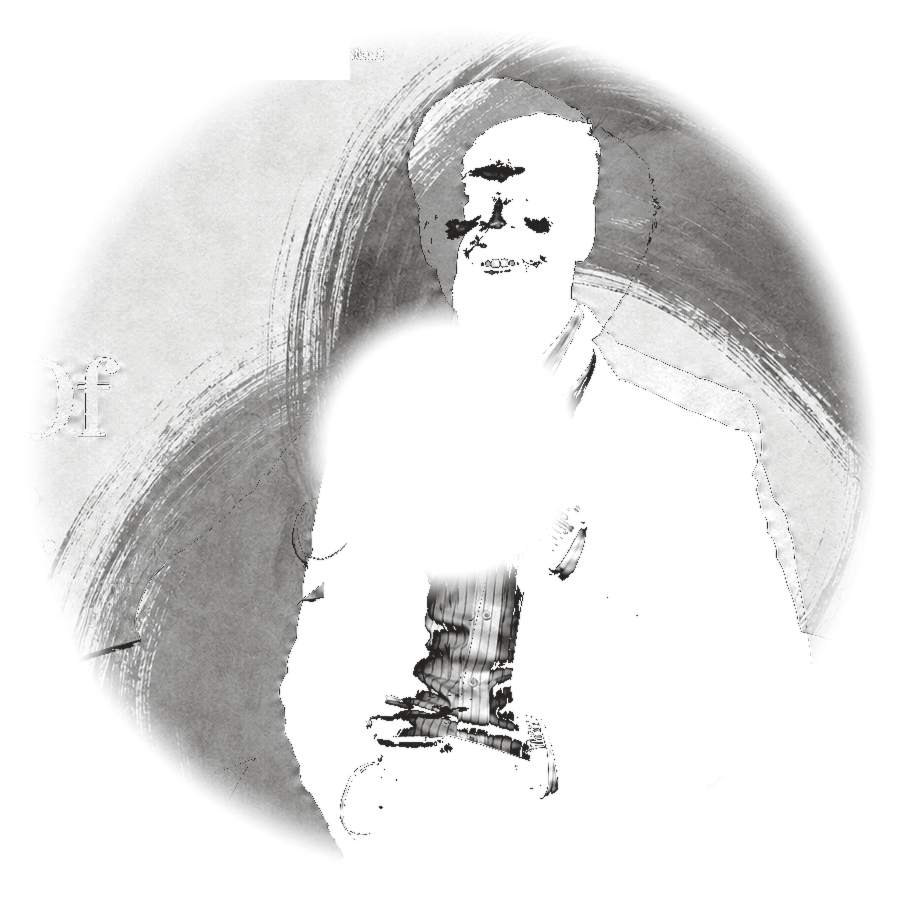
#> input picture src/features/dipak-hero/assets/brush-halo.png, 1800 x 1800 px, found by its file name (shown at 1/2 size)
$ python prepare-hero-assets.py
#> lines starting #> are read from the running program, lines starting #| are printed output that depends on the picture; after the words box and inside, x2 and y2 are one past the last pixel; in counts of white or black regions, pixels touching at a corner belong together
"""
Dipak Vishwakarma Hero — Precision Asset & Registration Pipeline
================================================================
Extracts clean Ensō mask from original master brush asset, generates
trimmed desktop and art-directed mobile cutouts, computes exact mathematical
registration parameters, and outputs hero-composition.json for runtime rendering.
"""

import os
import sys
import json
import numpy as np
from PIL import Image

def smoothstep(edge0, edge1, x):
    x = np.clip((x - edge0) / (edge1 - edge0), 0.0, 1.0)
    return x * x * (3.0 - 2.0 * x)

def process_enso_mask():
    print(">>> Extracting Clean Enso Mask from Original Brush Asset...")
    src_path = "original_brush_halo.png"
    if not os.path.exists(src_path):
        src_path = "src/features/dipak-hero/assets/brush-halo.png"

    img = Image.open(src_path).convert("RGBA")
#> img is the input picture: PIL image 1800x1800 RGBA; mean R, G, B, A 15.5, 15, 13.6, 33.3
    arr = np.array(img, dtype=np.float32)
    H, W, _ = arr.shape
#> H = 1800; W = 1800

    # 1. Source alpha and rgb
    rgb = arr[:, :, :3]
    alpha = arr[:, :, 3]

    # Linear luminance of RGB
    srgb_norm = rgb / 255.0
    lin_rgb = np.where(srgb_norm <= 0.04045, srgb_norm / 12.92, ((srgb_norm + 0.055) / 1.055) ** 2.4)
    lin_lum = 0.2126 * lin_rgb[:, :, 0] + 0.7152 * lin_rgb[:, :, 1] + 0.0722 * lin_rgb[:, :, 2]

    # Darkness relative to white background
    darkness = 1.0 - lin_lum

    # If source already has a clean natural alpha channel, combine darkness with alpha
    if alpha.max() > 0:
        alpha_norm = alpha / 255.0
        # Preserve authentic charcoal texture & dry bristles
        out_alpha = np.clip(alpha_norm * 1.15, 0.0, 1.0)
    else:
        # Darkness to alpha conversion via smoothstep
        out_alpha = smoothstep(0.04, 0.85, darkness)

    # Zero perimeter borders (5px) to guarantee zero bounding-box artifacts
    out_alpha[:5, :] = 0.0
    out_alpha[-5:, :] = 0.0
    out_alpha[:, :5] = 0.0
    out_alpha[:, -5:] = 0.0

    # Crop to content bbox with 2% margin
    non_zero = out_alpha > 0.02
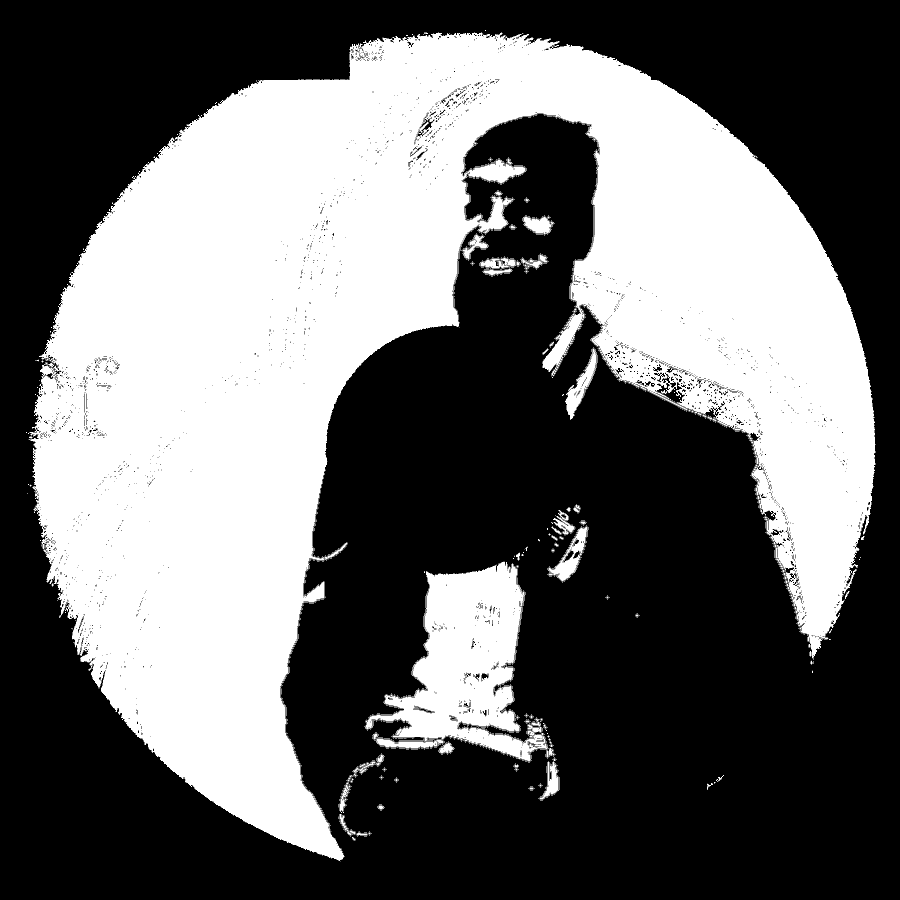
#> non_zero: shape (1800, 1800) bool (shown at 1/2 size); 40.6% white; 1211 white regions (1138 under 20 px), largest, box (x1, y1, x2, y2) and area: (57, 65, 1751, 1723) 1225959, (730, 1123, 1096, 1523) 70244, (1096, 1053, 1176, 1163) 2854
    rows = np.any(non_zero, axis=1)
    cols = np.any(non_zero, axis=0)
    y_min, y_max = np.where(rows)[0][[0, -1]]
#> y_min = 60; y_max = 1722
    x_min, x_max = np.where(cols)[0][[0, -1]]
#> x_min = 52; x_max = 1750

    w_box = x_max - x_min
#> w_box = 1698
    h_box = y_max - y_min
#> h_box = 1662
    pad_x = int(w_box * 0.02)
#> pad_x = 33
    pad_y = int(h_box * 0.02)
#> pad_y = 33

    y1 = max(0, y_min - pad_y)
#> y1 = 27
    y2 = min(H, y_max + pad_y + 1)
#> y2 = 1756
    x1 = max(0, x_min - pad_x)
#> x1 = 19
    x2 = min(W, x_max + pad_x + 1)
#> x2 = 1784

    cropped_alpha = out_alpha[y1:y2, x1:x2]

    # Create clean grayscale mask (White with alpha transparency)
    mask_arr = np.zeros((cropped_alpha.shape[0], cropped_alpha.shape[1], 4), dtype=np.uint8)
    mask_arr[:, :, :3] = 17 # Pure dark ink color
    mask_arr[:, :, 3] = (cropped_alpha * 255.0).astype(np.uint8)

    mask_img = Image.fromarray(mask_arr, "RGBA")

    # Resize to standardized square 1600x1600
    mask_1600 = mask_img.resize((1600, 1600), Image.Resampling.LANCZOS)

    # Quantize palette for optimal file size (< 250 KB)
    quantized_mask = mask_1600.quantize(colors=128, method=Image.Quantize.FASTOCTREE)

    os.makedirs("public/hero", exist_ok=True)
    dest_path = "public/hero/enso-mask.png"
    quantized_mask.save(dest_path, format="PNG", optimize=True)

    file_size_kb = os.path.getsize(dest_path) / 1024.0
    print(f"[OK] Saved {dest_path}: {mask_1600.size[0]}x{mask_1600.size[1]}, Size: {file_size_kb:.1f} KB")
#| [OK] Saved public/hero/enso-mask.png: 1600x1600, Size: 310.0 KB
    return dest_path

def process_portraits_and_registration():
    print(">>> Decontaminating Portrait Cutouts & Computing Mathematical Registration...")
    src_path = "pack-docs/05_SOURCE_REFERENCES/assets/alternatives/01_Seated_Variant_Transparent.png"
    if not os.path.exists(src_path):
        src_path = "src/features/dipak-hero/assets/dipak-seated-armchair.png"

    img = Image.open(src_path).convert("RGBA")
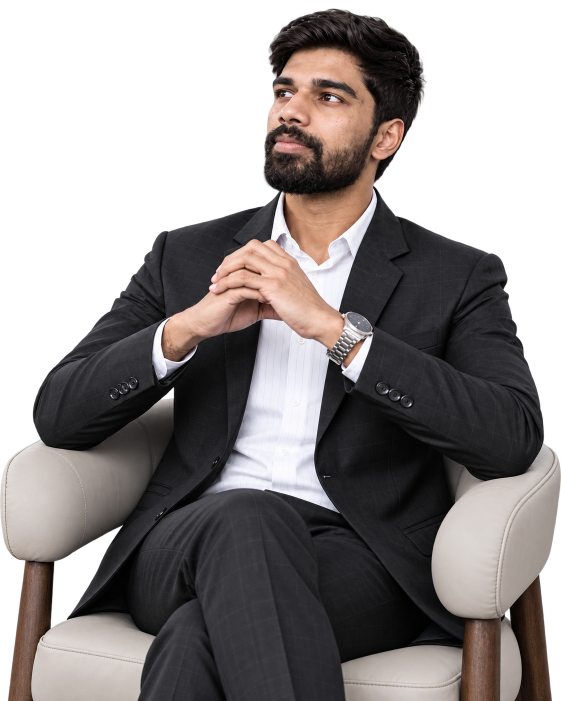
#> input picture pack-docs/05_SOURCE_REFERENCES/assets/alternatives/01_Seated_Variant_Transparent.png, 1122 x 1402 px, found by its file name (shown at 1/2 size)
#> img is the input picture: PIL image 1122x1402 RGBA; mean R, G, B, A 60.9, 55.9, 55.1, 165.1
    arr = np.array(img, dtype=np.float32)
#> arr: shape (1402, 1122, 4) float32

    rgb = arr[:, :, :3]
#> rgb: shape (1402, 1122, 3) float32
    alpha = arr[:, :, 3]
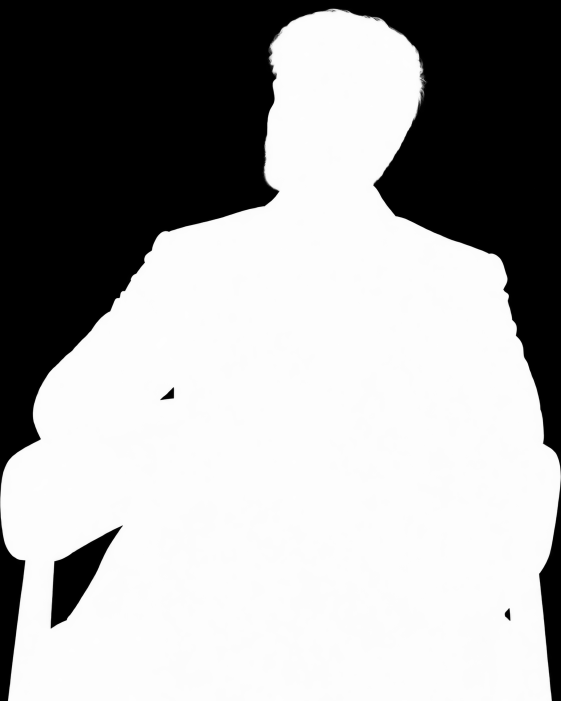
#> alpha: shape (1402, 1122) float32 (shown at 1/2 size); min 0, max 255, mean 165.1

    # Monochrome pre-grading with rich contrast
    gray = 0.299 * rgb[:, :, 0] + 0.587 * rgb[:, :, 1] + 0.114 * rgb[:, :, 2]
    gray_norm = gray / 255.0
    graded_gray = np.where(gray_norm < 0.5,
                           2.0 * (gray_norm ** 1.06) * 0.5,
                           1.0 - 2.0 * ((1.0 - gray_norm) ** 1.04) * 0.5) * 255.0
    graded_gray = np.clip(graded_gray, 0, 255)

    # Inpaint semi-transparent white fringes
    semi_trans = (alpha > 0) & (alpha < 240)
#> semi_trans: shape (1402, 1122) bool; 1.3% white; 41 white regions (37 under 20 px), largest, box (x1, y1, x2, y2) and area: (0, 14, 1122, 1402) 17312, (101, 1050, 246, 1258) 2332, (320, 774, 349, 801) 294, (1009, 1216, 1022, 1242) 212
    near_white_fringing = semi_trans & (graded_gray > 210)
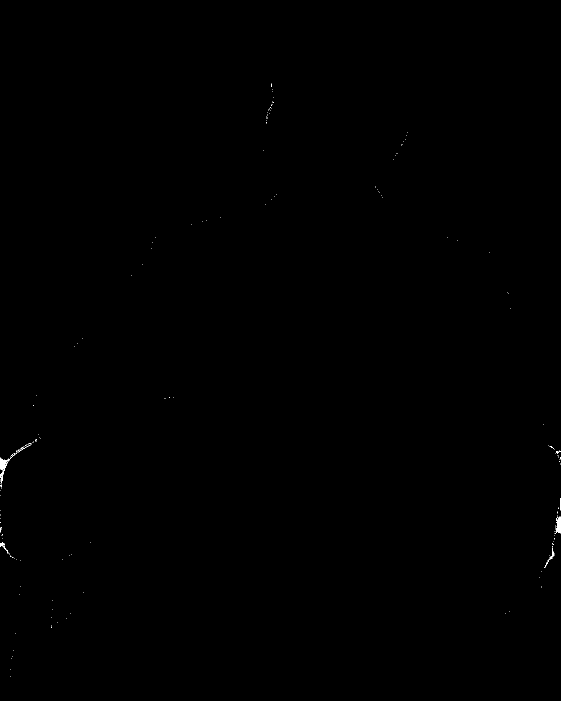
#> near_white_fringing: shape (1402, 1122) bool (shown at 1/2 size); 0.07% white; 185 white regions (178 under 20 px), largest, box (x1, y1, x2, y2) and area: (0, 905, 35, 968) 342, (1111, 1033, 1122, 1067) 239, (1099, 1096, 1109, 1118) 66
    graded_gray[near_white_fringing] = np.clip(graded_gray[near_white_fringing] * 0.85, 30, 190)
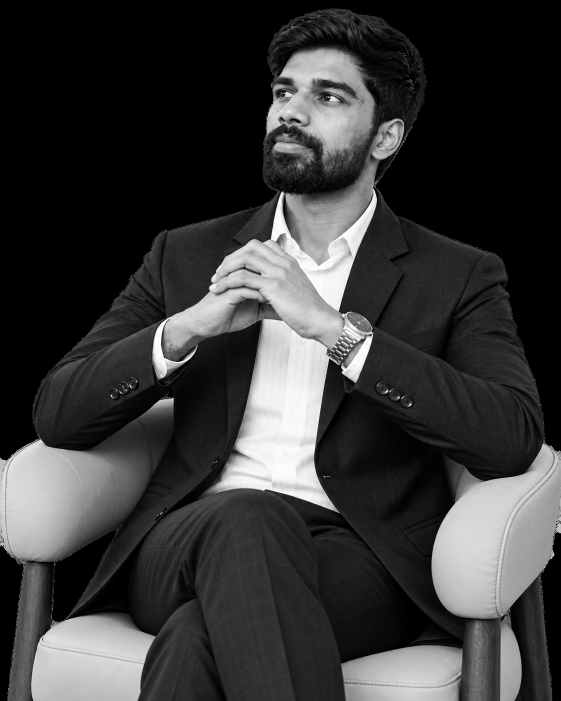
#> graded_gray: shape (1402, 1122) float32 (shown at 1/2 size); min 0, max 255, mean 56.1

    out_arr = np.zeros_like(arr, dtype=np.uint8)
    out_arr[:, :, 0] = graded_gray.astype(np.uint8)
    out_arr[:, :, 1] = graded_gray.astype(np.uint8)
    out_arr[:, :, 2] = graded_gray.astype(np.uint8)
    out_arr[:, :, 3] = alpha.astype(np.uint8)

    full_img = Image.fromarray(out_arr, "RGBA")

    # 1. Desktop Trimmed Cutout (Tight 2% margin around alpha bounds)
    alpha_channel = full_img.getchannel("A")
    bbox = alpha_channel.getbbox() # (left, upper, right, lower)
#> bbox = (0, 14, 1122, 1402)
    w_box = bbox[2] - bbox[0]
#> w_box = 1122
    h_box = bbox[3] - bbox[1]
#> h_box = 1388
    pad_x = int(w_box * 0.02)
#> pad_x = 22
    pad_y = int(h_box * 0.02)
#> pad_y = 27

    crop_box_desktop = (
        max(0, bbox[0] - pad_x),
        max(0, bbox[1] - pad_y),
        min(full_img.size[0], bbox[2] + pad_x),
        min(full_img.size[1], bbox[3] + pad_y)
    )
#> crop_box_desktop = (0, 0, 1122, 1402)
    desktop_img = full_img.crop(crop_box_desktop)
    dest_desktop = "src/features/dipak-hero/assets/dipak-seated-armchair.png"
    os.makedirs("src/features/dipak-hero/assets", exist_ok=True)
    desktop_img.save(dest_desktop, optimize=True)

    print(f"[OK] Saved Desktop Cutout {dest_desktop}: {desktop_img.size[0]}x{desktop_img.size[1]}")
#| [OK] Saved Desktop Cutout src/features/dipak-hero/assets/dipak-seated-armchair.png: 1122x1402

    # 2. Mobile Art-Directed Cutout (Emphasizing head, hands, torso, partial chair)
    mobile_lower = int(bbox[1] + h_box * 0.74)
#> mobile_lower = 1041
    crop_box_mobile = (
        max(0, bbox[0] - pad_x),
        max(0, bbox[1] - pad_y),
        min(full_img.size[0], bbox[2] + pad_x),
        min(full_img.size[1], mobile_lower)
    )
#> crop_box_mobile = (0, 0, 1122, 1041)
    mobile_img = full_img.crop(crop_box_mobile)
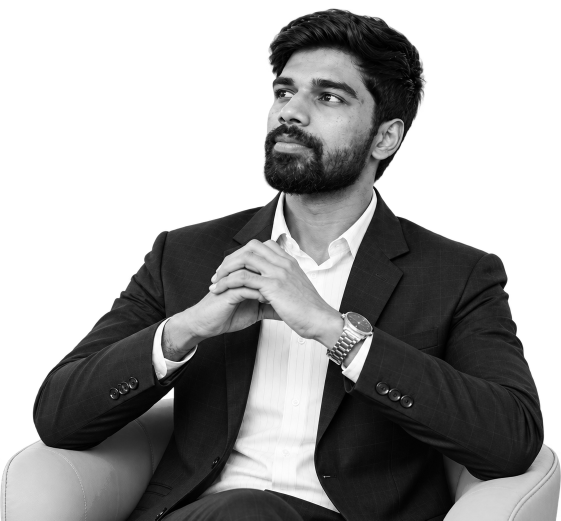
#> mobile_img: PIL image 1122x1041 RGBA (shown at 1/2 size); mean R, G, B, A 48.5, 48.5, 48.5, 141.7; transparent parts drawn white
    dest_mobile = "public/hero/dipak-seated-mobile.png"
    mobile_img.save(dest_mobile, optimize=True)

    print(f"[OK] Saved Mobile Cutout {dest_mobile}: {mobile_img.size[0]}x{mobile_img.size[1]}")
#| [OK] Saved Mobile Cutout public/hero/dipak-seated-mobile.png: 1122x1041

    # 3. Mathematical Registration Computation
    # Measured reference coordinates from 01_REFERENCE_Sales_Is_The_Transfer_Of_Certainty.png (1672x941)
    # Portrait: xp=831.5, yp=333.5, wp=617.1, hp=771.1
    # Halo: xh=618.0, yh=31.6, wh=655.2, hh=655.2

    xp, yp, wp, hp = 831.5, 333.5, 617.1, 771.1
    xh, yh, wh, hh = 618.0, 31.6, 655.2, 655.2

    # Desktop relative variables:
    halo_u = (xh - xp) / wp
    halo_v = (yh - yp) / hp
    halo_sw = wh / wp
    halo_sh = hh / hp

    # Mobile crop relative mapping:
    # Desktop cutout is Wd=1122, Hd=1402. Mobile cutout is Wm=1122, Hm=1041 (crop_h_ratio = 1041/1402 = 0.7425)
    crop_h_ratio = mobile_img.size[1] / desktop_img.size[1]
#> crop_h_ratio = 0.743

    # Mobile relative halo:
    mobile_halo_u = halo_u
    mobile_halo_v = halo_v / crop_h_ratio
#> mobile_halo_v = -0.527
    mobile_halo_sw = halo_sw
    mobile_halo_sh = halo_sh / crop_h_ratio
#> mobile_halo_sh = 1.14

    composition_meta = {
        "schemaVersion": 1,
        "baselineCommit": "43a85ae0a4539ac2bc250e61960fdefd5355a1a4",
        "rule": "portrait and halo must share one composition transform",
        "reference": {
            "width": 1672,
            "height": 941,
            "portraitBox": [xp, yp, wp, hp],
            "haloBox": [xh, yh, wh, hh]
        },
        "desktop": {
            "sourceWidth": desktop_img.size[0],
            "sourceHeight": desktop_img.size[1],
            "aspectRatio": round(desktop_img.size[0] / desktop_img.size[1], 5),
            "halo_u": round(float(halo_u), 5),
            "halo_v": round(float(halo_v), 5),
            "halo_sw": round(float(halo_sw), 5),
            "halo_sh": round(float(halo_sh), 5)
        },
        "mobile": {
            "sourceWidth": mobile_img.size[0],
            "sourceHeight": mobile_img.size[1],
            "aspectRatio": round(mobile_img.size[0] / mobile_img.size[1], 5),
            "halo_u": round(float(mobile_halo_u), 5),
            "halo_v": round(float(mobile_halo_v), 5),
            "halo_sw": round(float(mobile_halo_sw), 5),
            "halo_sh": round(float(mobile_halo_sh), 5)
        },
        "relative": {
            "halo_u": f"{halo_u:.5f}",
            "halo_v": f"{halo_v:.5f}",
            "halo_sw": f"{halo_sw:.5f}",
            "halo_sh": f"{halo_sh:.5f}"
        }
    }

    os.makedirs("src/features/dipak-hero/generated", exist_ok=True)
    json_path = "src/features/dipak-hero/generated/hero-composition.json"
    with open(json_path, "w", encoding="utf-8") as f:
        json.dump(composition_meta, f, indent=2)

    print(f"[OK] Generated {json_path} with mathematical registration parameters.")

def run_automated_qc():
    print(">>> Running Automated Artifact QC...")
    qc_passed = True

    # 1. Check enso-mask.png
    enso = Image.open("public/hero/enso-mask.png").convert("RGBA")
    enso_arr = np.array(enso)
    enso_alpha = enso_arr[:, :, 3]

    # Border check (perimeter 5px)
    b_top = enso_alpha[:5, :]
    b_bot = enso_alpha[-5:, :]
    b_left = enso_alpha[:, :5]
#> b_left = 1600 rows, first 6: [0, 0, 0, 0, 0], [0, 0, 0, 0, 0], [0, 0, 0, 0, 0], [0, 0, 0, 0, 0], [0, 0, 0, 0, 0], [0, 0, 0, 0, 0]
    b_right = enso_alpha[:, -5:]
#> b_right has the same summary as b_left
    max_border = max(b_top.max(), b_bot.max(), b_left.max(), b_right.max())
#> max_border = 0
    print(f"  [QC 1] Enso mask border max alpha: {max_border}")
#|   [QC 1] Enso mask border max alpha: 0
    if max_border != 0:
        print("  FAIL: Enso mask has non-zero border alpha!")
        qc_passed = False
    else:
        print("  PASS: Enso mask border alpha is strictly 0. Zero rectangular boundary artifacts.")

    # Check zero-alpha pixels
    zero_alpha = enso_alpha == 0
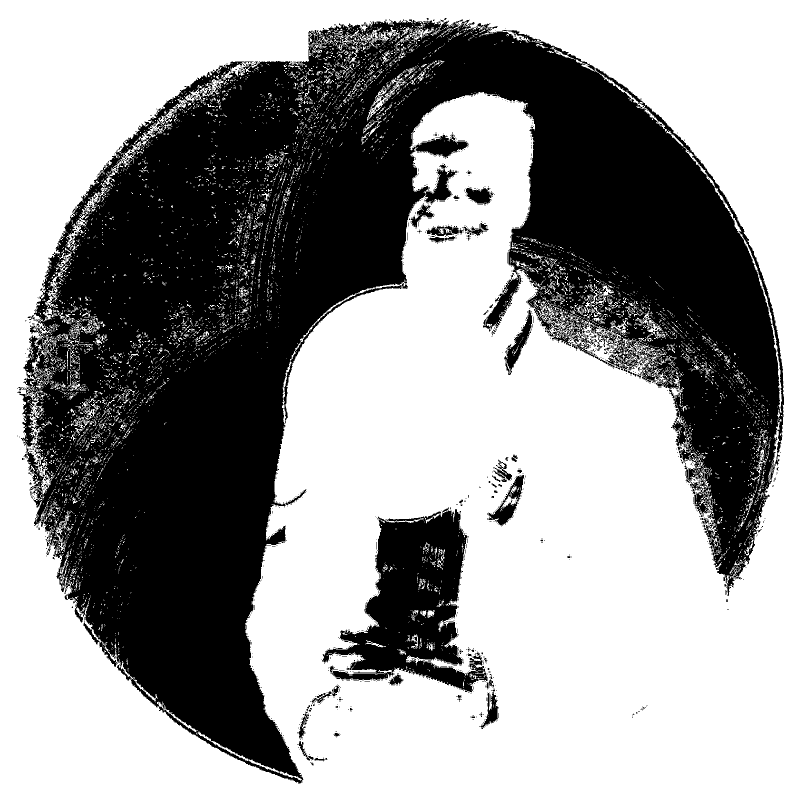
#> zero_alpha: shape (1600, 1600) bool (shown at 1/2 size); 60% white; 1374 black regions (1303 under 20 px), largest, box (x1, y1, x2, y2) and area: (37, 39, 1568, 1568) 948417, (644, 1015, 976, 1385) 57340, (977, 950, 1049, 1052) 2214
    print(f"  [QC 2] Enso zero-alpha pixel count: {np.count_nonzero(zero_alpha)} ({np.count_nonzero(zero_alpha)/enso_alpha.size*100:.1f}%)")
#|   [QC 2] Enso zero-alpha pixel count: 1537098 (60.0%)

    # Check file size
    enso_kb = os.path.getsize("public/hero/enso-mask.png") / 1024.0
    print(f"  [QC 3] File size -> enso-mask: {enso_kb:.1f} KB")
    if enso_kb > 600:
        print("  FAIL: enso-mask.png exceeds size target!")
        qc_passed = False
    else:
        print("  PASS: Enso mask within size budget (<600 KB).")

    # 4. Check JSON
    json_path = "src/features/dipak-hero/generated/hero-composition.json"
    if os.path.exists(json_path):
        print(f"  [QC 4] Registration metadata file exists and is valid.")
    else:
        print(f"  FAIL: Missing {json_path}")
        qc_passed = False

    if qc_passed:
        print("\nALL AUTOMATED QC CHECKS PASSED SUCCESSFULLY!")
    else:
        print("\nQC CHECKS FAILED.")
        sys.exit(1)

if __name__ == "__main__":
    process_enso_mask()
    process_portraits_and_registration()
    run_automated_qc()
